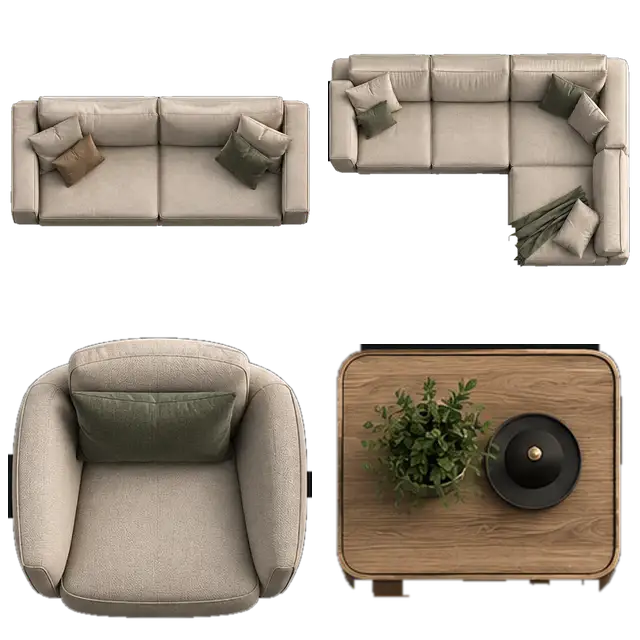
#> input picture zamer-app/assets/topview/imported_2026_10_02/approved_130_atlas.webp, 640 x 640 px
$ python -i generate_runtime_v4_from_seeds.py   (imports and definitions only)
#> lines starting #> are read from the running program, lines starting #| are printed output that depends on the picture
#> further down, picture is the input picture: PIL image 640x640 RGBA; mean R, G, B, A 79.2, 70.9, 61.1, 139.5
from __future__ import annotations

import argparse
import base64
import io
import json
import math
from pathlib import Path

import numpy as np
from PIL import Image, ImageFilter

MATERIALS = {
    'Wall_Brick_Red_01': dict(kind='surface', scale=1000, rough=0.78, normal=2.8),
    'Wall_GypsumPlaster_White_01': dict(kind='surface', scale=1000, rough=0.88, normal=0.9),
    'Wall_Paint_MatteWhite_01': dict(kind='surface', scale=1000, rough=0.90, normal=0.35),
    'Tile_ConcreteLight_01': dict(kind='surface', scale=600, rough=0.58, normal=0.9),
    'Tile_MarbleLight_01': dict(kind='surface', scale=600, rough=0.32, normal=0.45),
    'Tile_TerrazzoLight_01': dict(kind='surface', scale=600, rough=0.46, normal=0.55),
    'Laminate_OakLight_01': dict(kind='laminate', scale=1380, rough=0.58, normal=1.0),
    'Laminate_OakSmoked_01': dict(kind='laminate', scale=1380, rough=0.58, normal=1.0),
    'Laminate_WalnutWarm_01': dict(kind='laminate', scale=1380, rough=0.52, normal=1.05),
}


def _read_seed(seed_dir: Path, material_id: str) -> Image.Image:
    encoded = (seed_dir / f'{material_id}.webp.b64').read_text(encoding='ascii')
    return Image.open(io.BytesIO(base64.b64decode(encoded))).convert('RGB')


def _height(rgb: Image.Image) -> Image.Image:
    lum = rgb.convert('L')
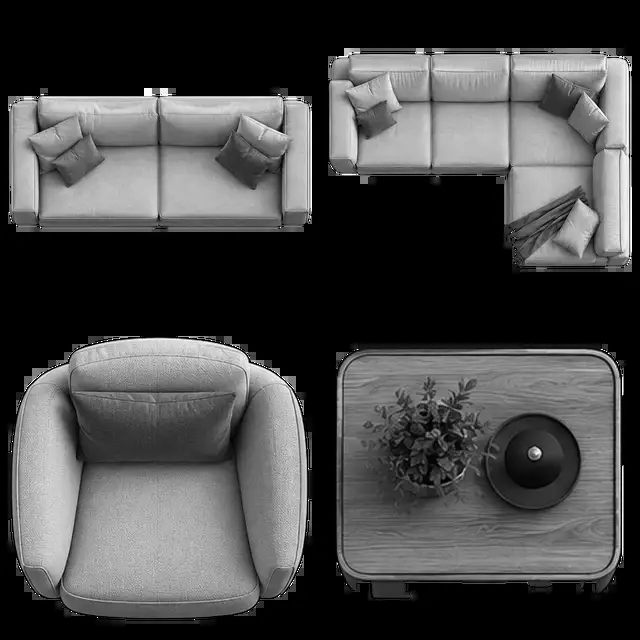
#> lum: PIL image 640x640 L; min 0, max 255, mean 72.3
    a = np.asarray(lum, dtype=np.float32) / 255.0
    base = np.asarray(lum.filter(ImageFilter.GaussianBlur(2.2)), dtype=np.float32) / 255.0
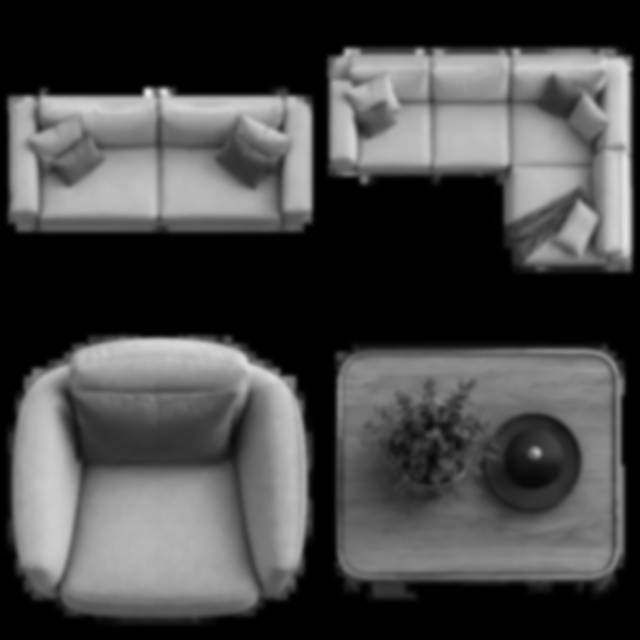
#> base: shape (640, 640) float32; min 0, max 0.922, mean 0.283
    local = a - np.asarray(lum.filter(ImageFilter.GaussianBlur(10.0)), dtype=np.float32) / 255.0
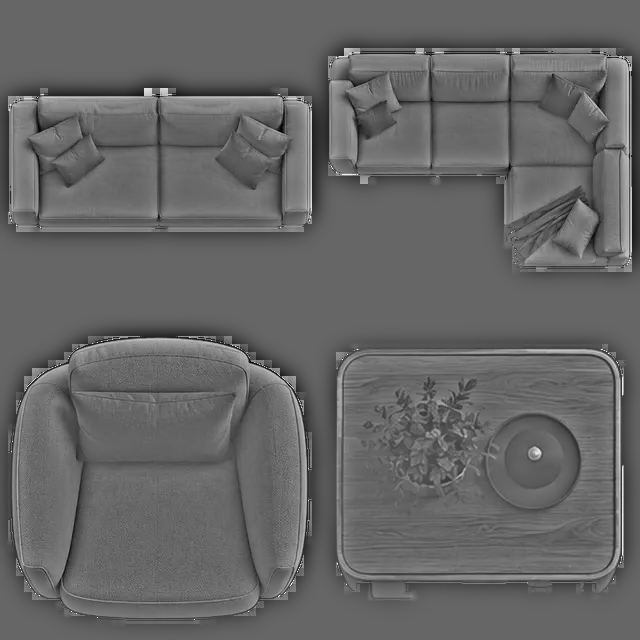
#> local: shape (640, 640) float32; min -0.565, max 0.843, mean 0.000514; drawn with min black and max white
    h = 0.68 * base + 0.32 * (0.5 + local * 1.8)
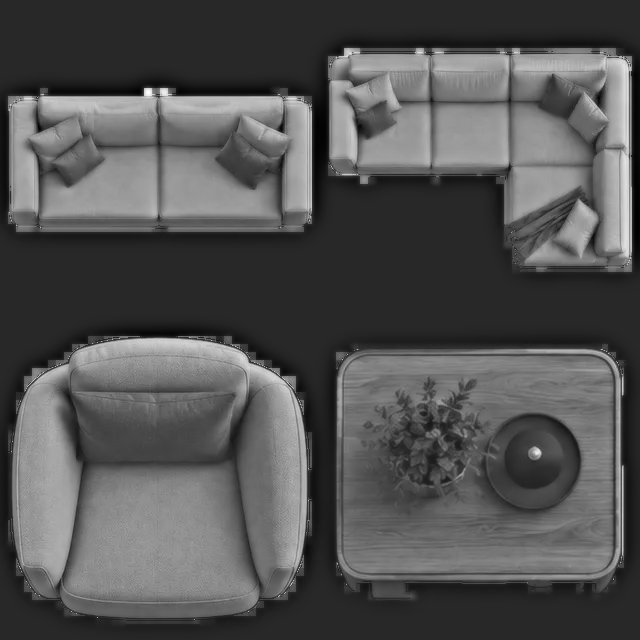
#> h: shape (640, 640) float32; min -0.0213, max 1.12, mean 0.353; drawn with min black and max white
    lo, hi = np.percentile(h, [1.5, 98.5])
#> lo = 0.0668; hi = 0.807
    h = np.clip((h - lo) / max(1e-5, hi - lo), 0, 1)
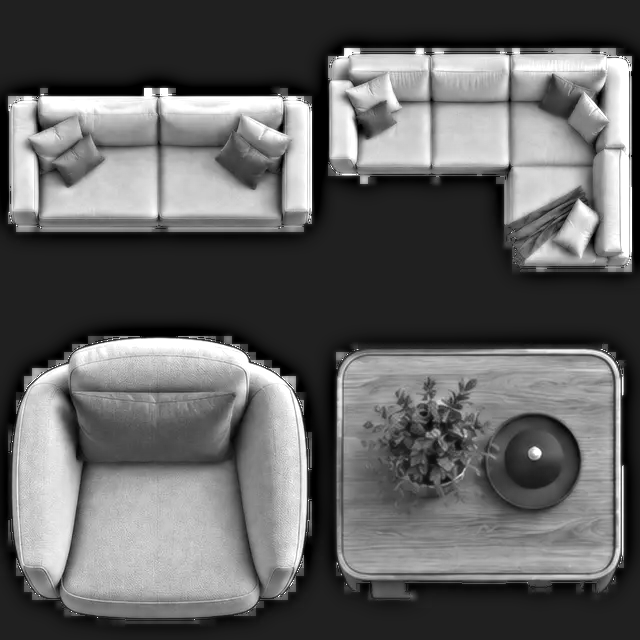
#> h: shape (640, 640) float32; min 0, max 1, mean 0.386
    return Image.fromarray(np.uint8(h * 255), 'L')


# [15 lines left out: functions _normal, _roughness, not called in this run]


def _ao(height: Image.Image) -> Image.Image:
    h = np.asarray(height, dtype=np.float32) / 255.0
    return Image.fromarray(np.uint8(np.clip(0.78 + h * 0.22, 0, 1) * 255), 'L')


# [6 lines left out: function _mr, not called in this run]


def _save(im: Image.Image, path: Path, quality: int = 82) -> None:
    path.parent.mkdir(parents=True, exist_ok=True)
    im.save(path, 'WEBP', quality=quality, method=4)


# [129 lines left out: functions _surface, _row_bands, _extract_planks, _compose, _laminate, main, not called in this run]


# [2 lines not run here, left out]

>>> from PIL import Image
>>> picture = Image.open('../assets/topview/imported_2026_10_02/approved_130_atlas.webp')
>>> result = _height(picture)

$ run again, on zamer-app/assets/topview/imported_2026_10_02/neutral_coffee_table_oval_v1.png
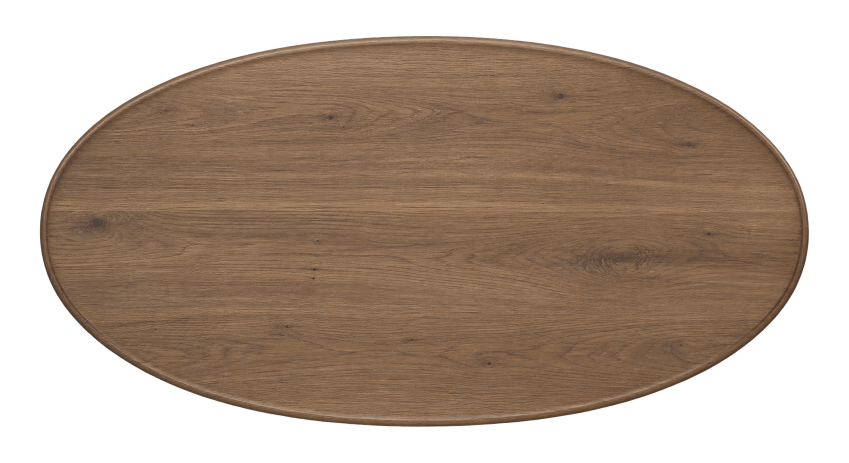
#> input picture zamer-app/assets/topview/imported_2026_10_02/neutral_coffee_table_oval_v1.png, 1698 x 926 px (shown at 1/2 size)
#> picture is the input picture: PIL image 1698x926 RGBA; mean R, G, B, A 81.9, 63.2, 48.4, 155.2
#> in _height, `h = 0.68 * base + 0.32 * (0.5 + local * 1.8)`:
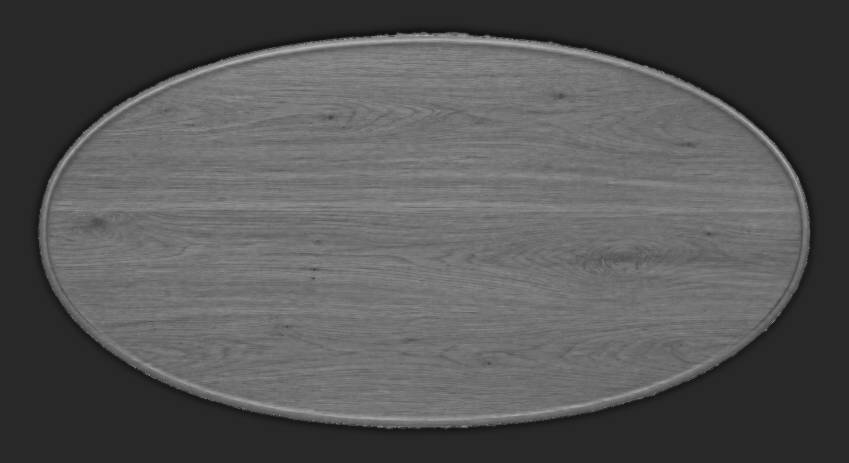
#> h: shape (926, 1698) float32 (shown at 1/2 size); min 0.0664, max 0.84, mean 0.339
#> lo = 0.117; hi = 0.534
#> in _height, `h = np.clip((h - lo) / max(1e-5, hi - lo), 0, 1)`:
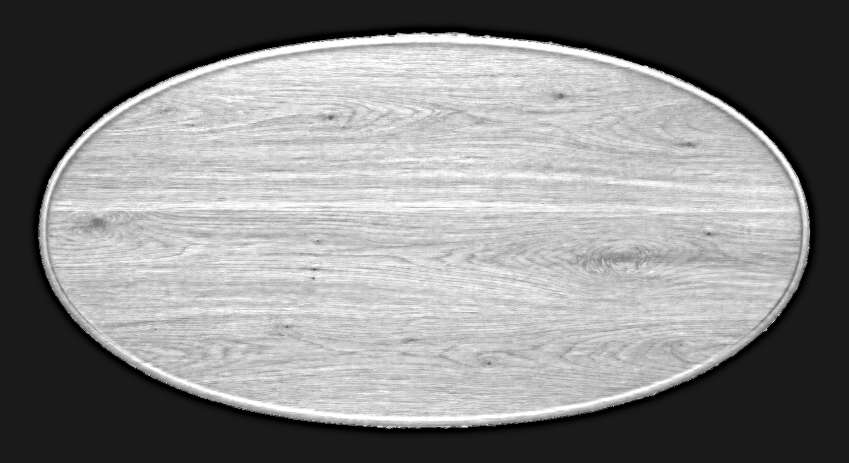
#> h: shape (926, 1698) float32 (shown at 1/2 size); min 0, max 1, mean 0.531
